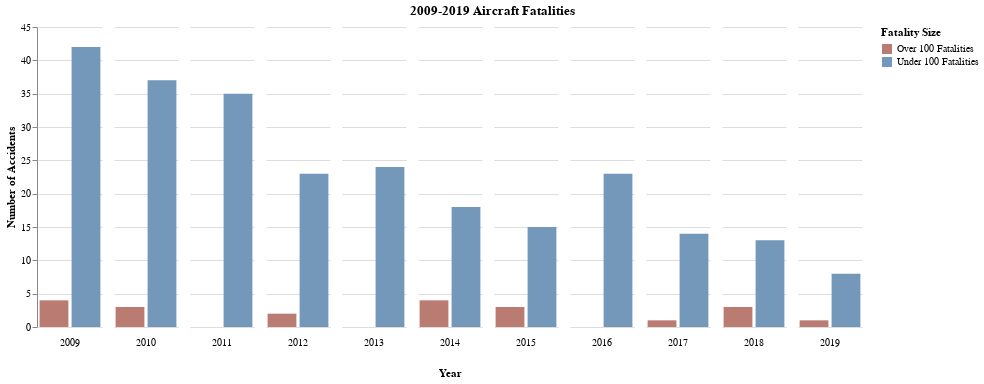

Here is the Vega-Lite specification saved for this chart:
### Vega-Lite specification from a JSON file in a GitHub repository (floating-point values rounded to 4 significant figures)
{"$schema": "https://vega.github.io/schema/vega-lite/v5.json", "title": {"text": "2009-2019 Aircraft Fatalities", "anchor": "middle"}, "data": {"values": [{"Year": "2009", "Fatality Size": "Under 100 Fatalities", "Amount": 42}, {"Year": "2010", "Fatality Size": "Under 100 Fatalities", "Amount": 37}, {"Year": "2011", "Fatality Size": "Under 100 Fatalities", "Amount": 35}, {"Year": "2012", "Fatality Size": "Under 100 Fatalities", "Amount": 23}, {"Year": "2013", "Fatality Size": "Under 100 Fatalities", "Amount": 24}, {"Year": "2014", "Fatality Size": "Under 100 Fatalities", "Amount": 18}, {"Year": "2015", "Fatality Size": "Under 100 Fatalities", "Amount": 15}, {"Year": "2016", "Fatality Size": "Under 100 Fatalities", "Amount": 23}, {"Year": "2017", "Fatality Size": "Under 100 Fatalities", "Amount": 14}, {"Year": "2018", "Fatality Size": "Under 100 Fatalities", "Amount": 13}, {"Year": "2019", "Fatality Size": "Under 100 Fatalities", "Amount": 8}, {"Year": "2009", "Fatality Size": "Over 100 Fatalities", "Amount": 4}, {"Year": "2010", "Fatality Size": "Over 100 Fatalities", "Amount": 3}, {"Year": "2011", "Fatality Size": "Over 100 Fatalities", "Amount": 0}, {"Year": "2012", "Fatality Size": "Over 100 Fatalities", "Amount": 2}, {"Year": "2013", "Fatality Size": "Over 100 Fatalities", "Amount": 0}, {"Year": "2014", "Fatality Size": "Over 100 Fatalities", "Amount": 4}, {"Year": "2015", "Fatality Size": "Over 100 Fatalities", "Amount": 3}, {"Year": "2016", "Fatality Size": "Over 100 Fatalities", "Amount": 0}, {"Year": "2017", "Fatality Size": "Over 100 Fatalities", "Amount": 1}, {"Year": "2018", "Fatality Size": "Over 100 Fatalities", "Amount": 3}, {"Year": "2019", "Fatality Size": "Over 100 Fatalities", "Amount": 1}]}, "width": {"step": 32}, "mark": "bar", "encoding": {"column": {"field": "Year", "type": "ordinal", "spacing": 10, "header": {"orient": "bottom"}}, "y": {"field": "Amount", "type": "quantitative", "title": "Number of Accidents", "axis": {"grid": true}}, "x": {"field": "Fatality Size", "type": "ordinal", "axis": null}, "color": {"field": "Fatality Size", "scale": {"range": ["#ba7b73", "#7398ba"]}}}, "config": {"view": {"stroke": "transparent"}, "axis": {"domainWidth": 1}}}
